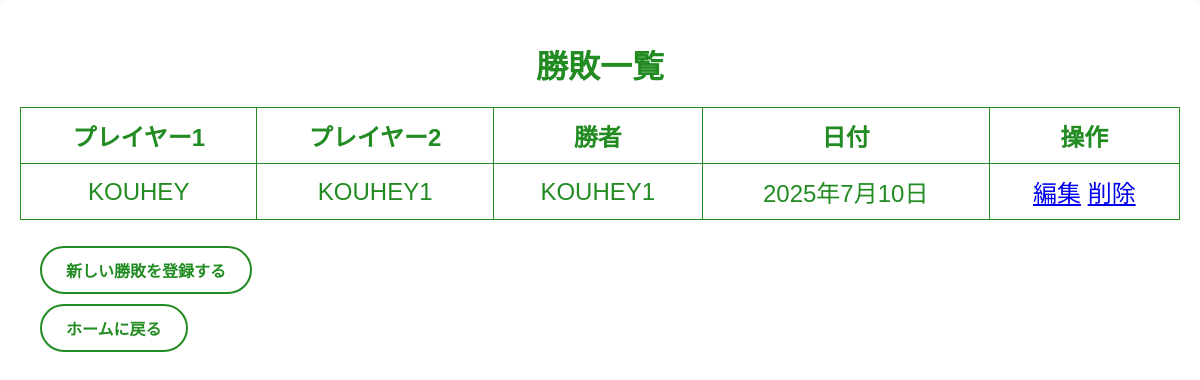
Page /beylog/match/list/ on the earlier database version.
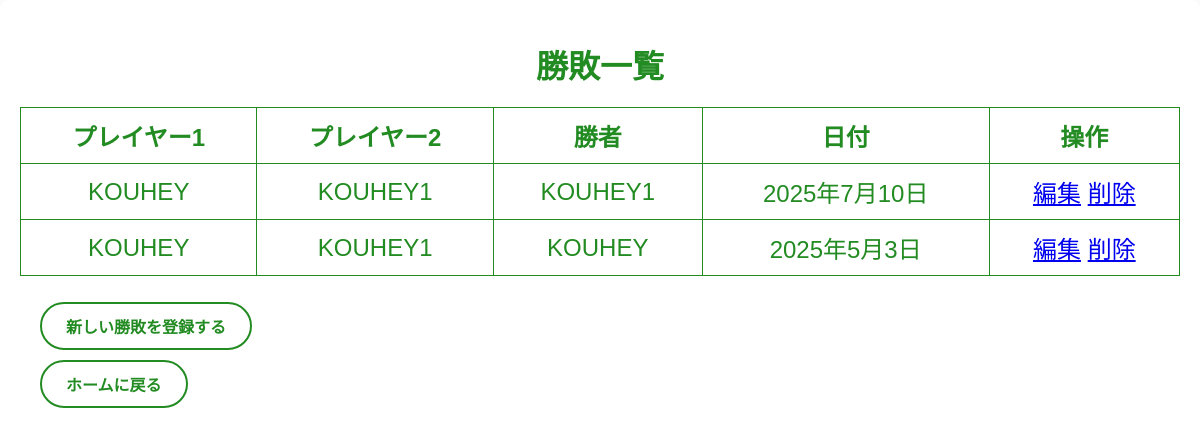
Same page on the later database version.
### beylog/models.py (models this page shows, shortened)
class Match(models.Model):
    player1 = models.ForeignKey(Player, on_delete=models.CASCADE, related_name='matches_as_player1')
    player2 = models.ForeignKey(Player, on_delete=models.CASCADE, related_name='matches_as_player2')
    winner = models.ForeignKey(Player, on_delete=models.CASCADE, related_name='matches_won')
    date = models.DateField()
    created_at = models.DateTimeField(auto_now_add=True)
    updated_at = models.DateTimeField(auto_now=True)

class Player(models.Model):
    user = models.ForeignKey(User, on_delete=models.CASCADE)
    name = models.CharField(max_length=100)
    created_at = models.DateTimeField(auto_now_add=True)
    updated_at = models.DateTimeField(auto_now=True)

### beylog/views.py (the view)
# urls.py: path('match/list/', views.match_list, name='match_list'),
def match_list(request):
    matches = Match.objects.all().order_by('-date')  # 試合を日付の降順で取得
    return render(request, 'match_list.html', {'matches': matches})

### templates/match_list.html (shortened to what this page needs)
{% load static %}
<!DOCTYPE html>
<html lang="ja">
<head>
    <link rel="stylesheet" href="{% static 'style/style.css' %}">
</head>
<body>
    <div class="container">
        <h1>勝敗一覧</h1>
        <table border="1">
            <tr>
                <th>プレイヤー1</th>
                <th>プレイヤー2</th>
                <th>勝者</th>
                <th>日付</th>
                <th>操作</th>
            </tr>
            {% if matches.exists %}
                {% for match in matches %}
                    <tr>
                        <td>{{ match.player1.name }}</td>
                        <td>{{ match.player2.name }}</td>
                        <td>{{ match.winner.name }}</td>
                        <td>{{ match.date }}</td>
                        <td>
                            <a href="{% url 'match_update' match.pk %}">編集</a>
                            <a href="{% url 'match_delete' match.pk %}">削除</a>
                        </td>
                    </tr>
                {% endfor %}
            {% else %}
                <tr><td colspan="5">まだ勝敗データはありません。</td></tr>
            {% endif %}
        </table>
        <p><a href="{% url 'match_create' %}" class="button">新しい勝敗を登録する</a><br>
        <a href="{% url 'home' %}" class="button">ホームに戻る</a></p>
    </div>
</body>
</html>

### beylog/static/style/style.css (style rules this page uses)
html, body { height: 100%; margin: 0; padding: 0; }
body { display: grid; min-height: 100vh; color: #228B22; font-family: sans-serif; }
.container { background: white; padding: 20px; border-radius: 8px; box-shadow: 0 2px 8px rgba(0,0,0,0.1); width: 100%; height: 100%; box-sizing: border-box; }
table { width: 100%; border: 1px solid #228B22; border-collapse: collapse; }
th, td { border: 1px solid #228B22; padding: 10px; text-align: center; font-size: 150%; }
h1 { text-align: center; color: #228B22; margin-bottom: 20px; }
.button, button, input[type="submit"] { display: inline-block; padding: 10px 24px; margin: 10px 5px 0 0; margin-left: 20px; border: 2px solid #228B22; border-radius: 30px; background-color: transparent; color: #228B22; text-decoration: none; font-weight: bold; text-align: center; transition: all 0.3s; cursor: pointer; }

Differences in the rows shown:
added Match: player1.name "KOUHEY", player2.name "KOUHEY1", winner.name "KOUHEY", date "2025年5月3日"
